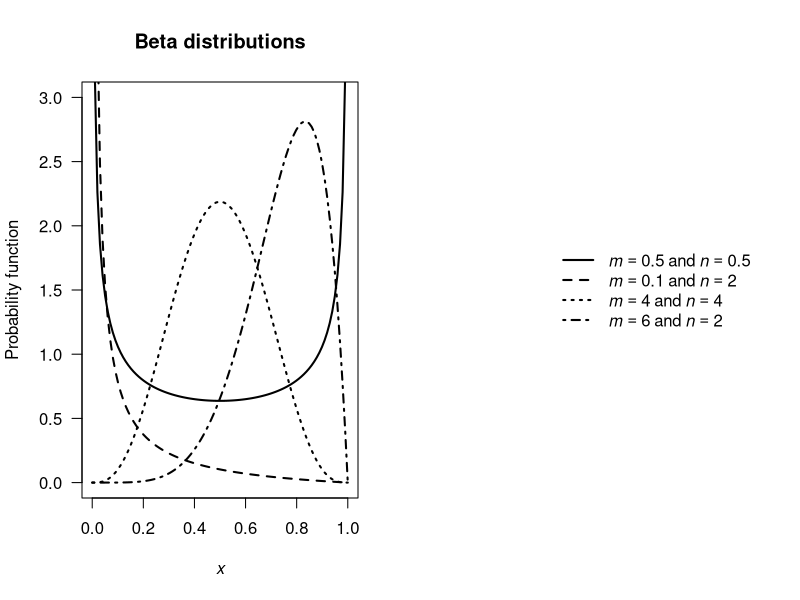

Recreate this plot in R.
## ---- chunk 1
par(mfrow = c(1, 2))

x <- seq(0, 1, 
         length = 100)

m <- c(0.5, 0.1, 4, 6)
n <- c(0.5, 2, 4, 2)


plot( x = x,
      y = dbeta(x = x,
                shape1 = m[1],
                shape2 = n[1]),
      xlab = expression(italic(x)),
      ylab = "Probability function",
      lwd = 2,
      type = "l",
      las = 1,
      ylim = c(0, 3),
      main = "Beta distributions")
lines( x = x,
       y = dbeta(x = x,
                 shape1 = m[2],
                 shape2 = n[2]),
       lwd = 2,
       lty = 2)
lines( x = x,
       y = dbeta(x = x,
                 shape1 = m[3],
                 shape2 = n[3]),
       lwd = 2,
       lty = 3)
lines( x = x,
       y = dbeta(x = x,
                 shape1 = m[4],
                 shape2 = n[4]),
       lwd = 2,
       lty = 4)

# Now have a panel just for the legend!
plot( x = c(1, 5),
      y = c(1, 5),
      axes = FALSE,
      xlab = "",
      ylab = "",
      type = "n")

legend("right",
       lty = 1:4,
       lwd = 2,
       bty = "n",
       legend = c( bquote(italic(m)== .(m[1])~and~italic(n)==.(n[1])),
                   bquote(italic(m)== .(m[2])~and~italic(n)==.(n[2])),
                   bquote(italic(m)== .(m[3])~and~italic(n)==.(n[3])),
                   bquote(italic(m)== .(m[4])~and~italic(n)==.(n[4])) )
)
